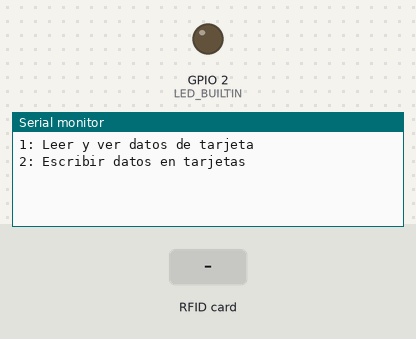
Simulated run of this program. Board: ESP32. Parts: output pins drawn as LEDs (lit = HIGH), the last lines printed to the serial monitor. The inputs (shaded band) are chosen by the test bench.

Above: at 1.7 s.
1.8 s: RFID card DE AD AD EF held to the reader
At 2.7 s:
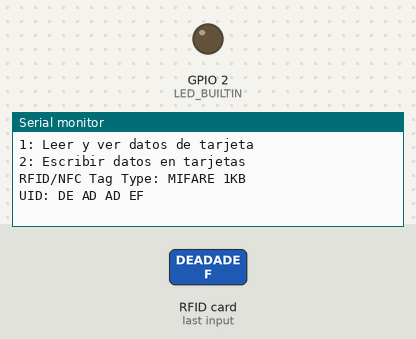
3.3 s: RFID card 5E 7A 19 C4 held to the reader
At 4.2 s:
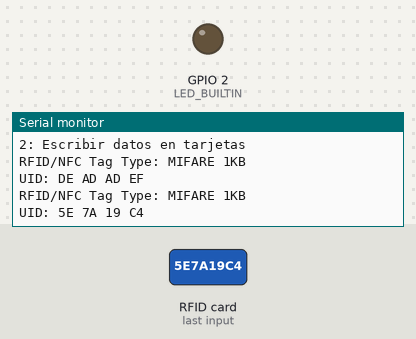

Measured:
- after the input at 1.8 s, the serial monitor: prints a new line at once (image 1)
- after the input at 3.3 s, the serial monitor: prints a new line at once (image 2)

The program:

main.cpp
```cpp
#include <Arduino.h>
#include <MFRC522.h>
#include <SPI.h>
//#include <ESP32Servo.h>

#define RST_Pin 21
#define SS_Pin 5
//#define CK_Pin 18
//#define MISO_Pin 19
//#define MOSI_Pin 23
MFRC522 RFID(SS_Pin, RST_Pin);
#define New_UID {0xDE, 0xAD, 0xAD, 0xEF}
byte newUID[] = New_UID;
const int BUFFER_SIZE = 10;
char Buff[BUFFER_SIZE];


int data;


void setup() {

  Serial.begin(921600);
  SPI.begin();
  RFID.PCD_Init();
  pinMode(LED_BUILTIN,OUTPUT);
  Serial.println("1: Leer y ver datos de tarjeta");
  Serial.println("2: Escribir datos en tarjetas");
  delay(500);
}

void loop() {
  // put your main code here, to run repeatedly:

  /*
  if (Serial.available()){
    data = Serial.readBytes(Buff,BUFFER_SIZE);
  }
  switch (data)
  {
  case 1:
    Serial.println("Lectura de datos");
    if (RFID.PICC_IsNewCardPresent()){
      digitalWrite(LED_BUILTIN,1);
      if (RFID.PICC_ReadCardSerial()){
        Serial.print("Card UID: ");
        for (byte i = 0; i < RFID.uid.size; i++){
          Serial.print(RFID.uid.uidByte[i] < 0x10 ? " 0" : " ");
          Serial.print(RFID.uid.uidByte[i], HEX);
          delay(1000);
        }
        RFID.PICC_HaltA();
      }
    }
    break;

  case 2:
    Serial.println("Escritura de datos");
    if (RFID.MIFARE_SetUid(newUID, (byte)4, true)){
      Serial.println("Se escribió una nueva UID");
    }
    RFID.PICC_HaltA();
    break;

  default:
    Serial.println("Ingrese una opción");
    delay(1000);
    break;
  }
  */
   if (RFID.PICC_IsNewCardPresent()) { // new tag is available
    if (RFID.PICC_ReadCardSerial()) { // NUID has been readed
      MFRC522::PICC_Type piccType = RFID.PICC_GetType(RFID.uid.sak);
      Serial.print("RFID/NFC Tag Type: ");
      Serial.println(RFID.PICC_GetTypeName(piccType));

      // print UID in Serial Monitor in the hex format
      Serial.print("UID:");
      for (int i = 0; i < RFID.uid.size; i++) {
        Serial.print(RFID.uid.uidByte[i] < 0x10 ? " 0" : " ");
        Serial.print(RFID.uid.uidByte[i], HEX);
      }
      Serial.println();

      RFID.PICC_HaltA(); // halt PICC
      RFID.PCD_StopCrypto1(); // stop encryption on PCD
    }
  }


}
```
